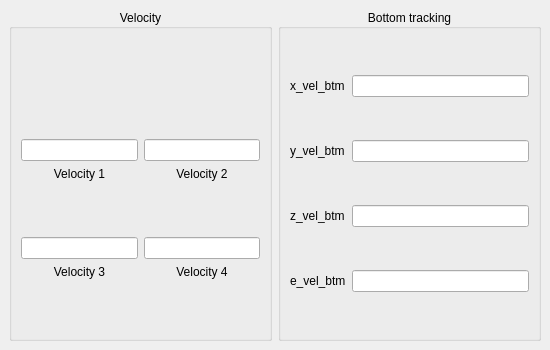
<?xml version="1.0" encoding="UTF-8"?>
<ui version="4.0">
 <class>MainWindow</class>
 <widget class="QMainWindow" name="MainWindow">
  <property name="geometry">
   <rect>
    <x>0</x>
    <y>0</y>
    <width>550</width>
    <height>350</height>
   </rect>
  </property>
  <property name="minimumSize">
   <size>
    <width>550</width>
    <height>350</height>
   </size>
  </property>
  <property name="maximumSize">
   <size>
    <width>661</width>
    <height>800</height>
   </size>
  </property>
  <property name="windowTitle">
   <string notr="true">Dvl</string>
  </property>
  <property name="autoFillBackground">
   <bool>true</bool>
  </property>
  <property name="unifiedTitleAndToolBarOnMac">
   <bool>false</bool>
  </property>

  <!-- ===== Central Widget ===== -->
  <widget class="QWidget" name="centralwidget">
   <layout class="QGridLayout" name="horizontalLayout">
    <item row="0" column="0">
    <!-- ===== Group 1 ===== -->
    <widget class="QGroupBox" name="groupBox1">
     <property name="title">
      <string>Velocity</string>
     </property>
     <property name="alignment">
            <set>Qt::AlignCenter</set>
      </property>
     <layout class="QGridLayout" name="gridLayout1">
      <!-- Same content as before -->
      <item row="0" column="0" alignment="Qt::AlignBottom">
      <layout class="QVBoxLayout" name="Vbox1">
      <item>
       <widget class="QLineEdit" name="vel1Textfield">
        <property name="readOnly"><bool>true</bool></property>
       </widget>
      </item>
      <item>
        <widget class="QLabel" name="Vel1Label">
        <property name="text"><string>Velocity 1</string></property>
        <property name="alignment"><set>Qt::AlignHCenter</set></property>
       </widget>
       </item>
       </layout>    
      </item>
      <item row="0" column="1" alignment="Qt::AlignBottom">
      <layout class="QVBoxLayout" name="Vbox2">
      <item>
       <widget class="QLineEdit" name="vel2Textfield">
        <property name="readOnly"><bool>true</bool></property>
       </widget>
      </item>
      <item>
       <widget class="QLabel" name="Vel2Label">
        <property name="text"><string>Velocity 2</string></property>
        <property name="alignment"><set>Qt::AlignHCenter</set></property>
       </widget>
      </item>
       </layout>    
      </item>
      <item row="1" column="0" alignment="Qt::AlignVCenter">
      <layout class="QVBoxLayout" name="Vbox3">
      <item>
       <widget class="QLineEdit" name="vel3Textfield">
        <property name="readOnly"><bool>true</bool></property>
       </widget>
      </item>
      <item>
       <widget class="QLabel" name="Vel3Label">
        <property name="text"><string>Velocity 3</string></property>
        <property name="alignment"><set>Qt::AlignHCenter</set></property>
       </widget>
      </item>
      </layout>    
      </item>
      <item row="1" column="1" alignment="Qt::AlignVCenter">
      <layout class="QVBoxLayout" name="Vbox3">
      <item>
       <widget class="QLineEdit" name="vel4Textfield">
        <property name="readOnly"><bool>true</bool></property>
       </widget>
      </item>
      <item>
       <widget class="QLabel" name="Vel4Label">
        <property name="text"><string>Velocity 4</string></property>
        <property name="alignment"><set>Qt::AlignHCenter</set></property>
       </widget>
      </item>
     </layout>
     </item>
     </layout> 
    </widget>
      </item>
    <item row="0" column="1">
    <!-- ===== Group 2 ===== -->
    <widget class="QGroupBox" name="groupBox2">
     <property name="title">
      <string>Bottom tracking</string>
     </property>
     <property name="alignment">
      <set>Qt::AlignCenter</set>
      </property>
     <layout class="QGridLayout" name="gridLayout2">
      <item row="0" column="0">
       <widget class="QLabel" name="xVelLabel : ">
        <property name="text"><string>x_vel_btm</string></property>
       </widget>
      </item>
      <item row="0" column="1">
       <widget class="QLineEdit" name="xVelTextfield">
        <property name="readOnly"><bool>true</bool></property>
       </widget>
      </item>
      <item row="1" column="0">
       <widget class="QLabel" name="yVelLabel : ">
        <property name="text"><string>y_vel_btm</string></property>
       </widget>
      </item>
      <item row="1" column="1">
       <widget class="QLineEdit" name="yVelTextfield">
        <property name="readOnly"><bool>true</bool></property>
       </widget>
      </item>
      <item row="2" column="0">
       <widget class="QLabel" name="zVelLabel : ">
        <property name="text"><string>z_vel_btm</string></property>
       </widget>
      </item>
      <item row="2" column="1">
       <widget class="QLineEdit" name="zVelTextfield">
        <property name="readOnly"><bool>true</bool></property>
       </widget>
      </item>
      <item row="3" column="0">
       <widget class="QLabel" name="eVelLabel : ">
        <property name="text"><string>e_vel_btm</string></property>
       </widget>
      </item>
      <item row="3" column="1">
       <widget class="QLineEdit" name="eVelTextfield">
        <property name="readOnly"><bool>true</bool></property>
       </widget>
      </item>
     </layout>
    </widget>
    </item>
   </layout>
  </widget>
 </widget>
 <resources/>
 <connections/>
</ui>
